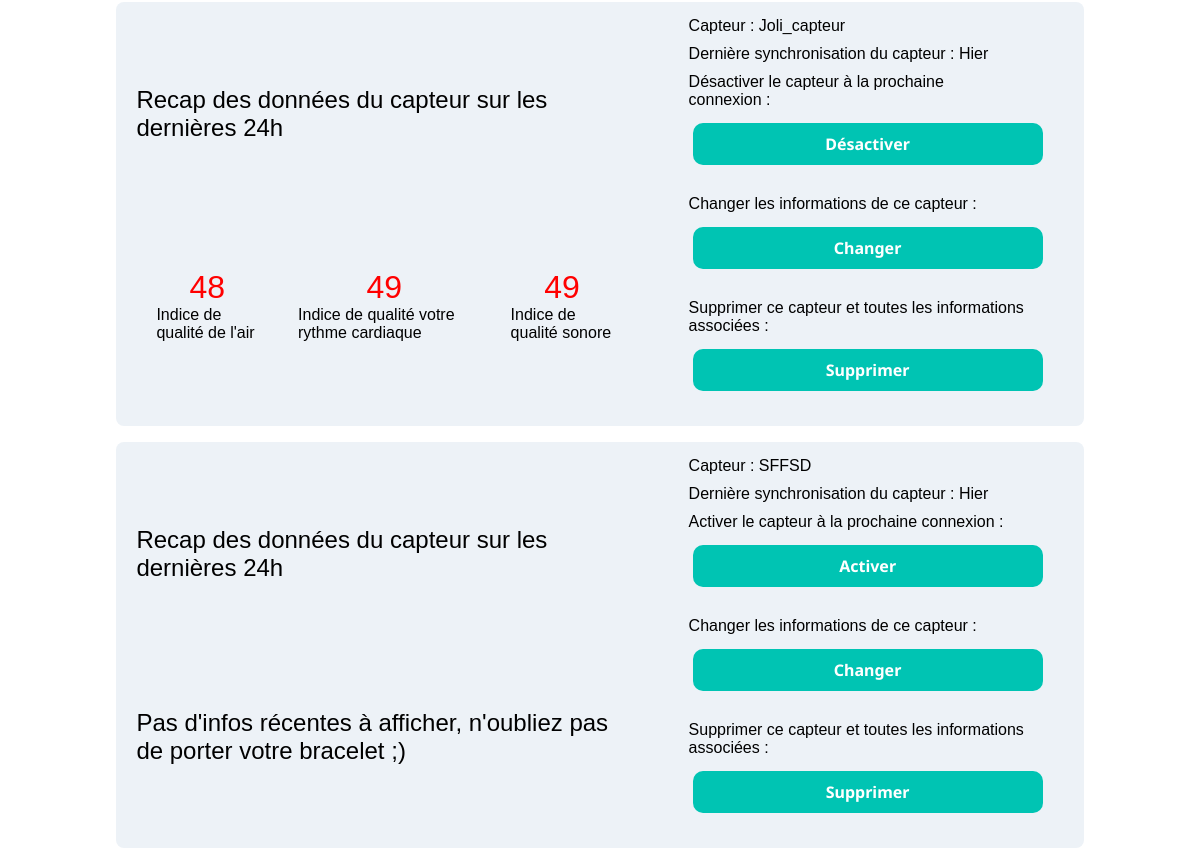
Before: /moncompte/ (signed in, middle part) with the older database file.
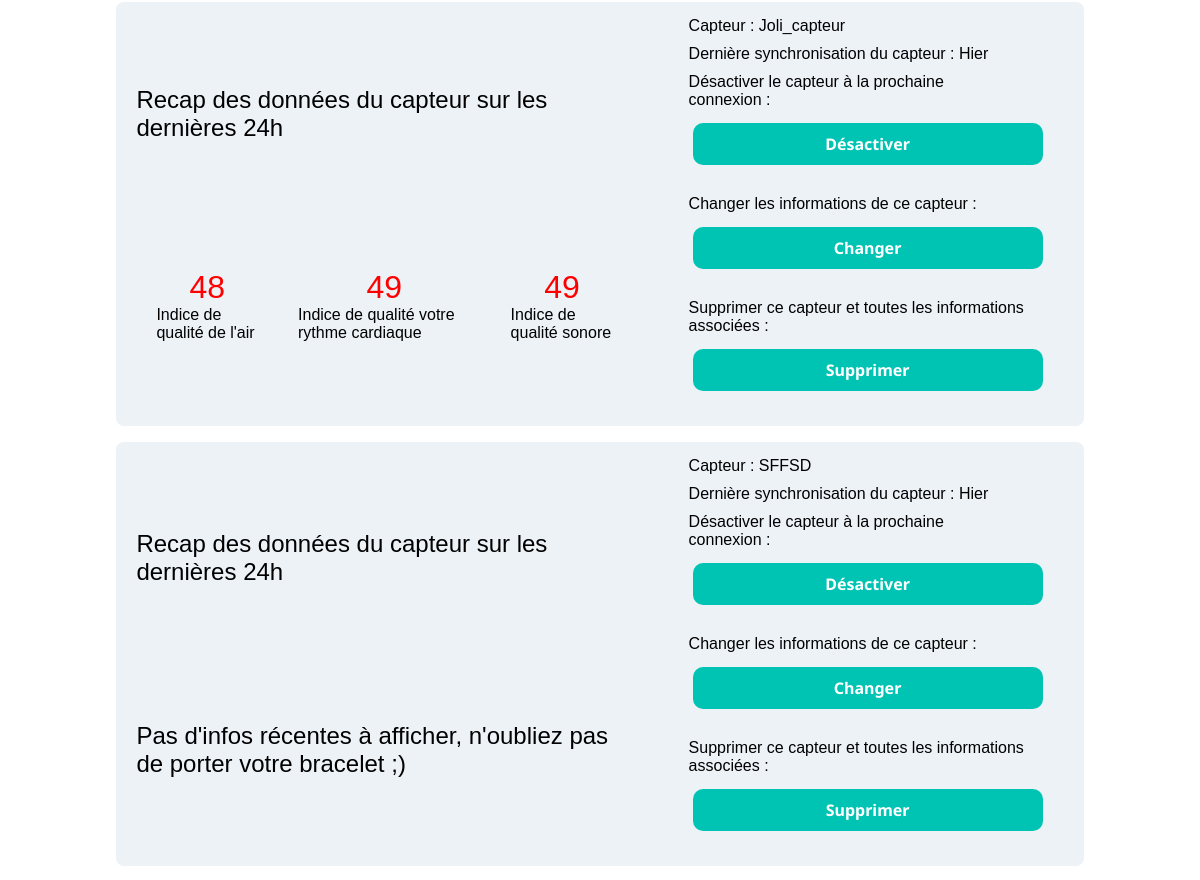
After: the same page with the newer database file.
### tables this page shows
CREATE TABLE `capteurs` (
  `id_sql` int(11) NOT NULL,
  `id` text NOT NULL,
  `status` int(11) NOT NULL,
  `owner` int(11) DEFAULT NULL,
  `name` text NOT NULL
);

### app/core/Controller.php (called while the page is built, shortened)
<?php
class Controller
{
    public function model($model)
    {
        return new $model();
    }
    public function view($view, $data = [])
    {
        require_once '../app/views/' . $view . '.php';
    }
}

### app/core/App.php (called while the page is built, shortened)
<?php
class App
{
    protected $method = 'index';
    public function __construct()
    {
        $url = $this->parseUrl();
        if (isset($url[0]) && file_exists('../app/controllers/' .  $url[0] . '.php')) {
            $this->controller = $url[0];
            unset($url[0]);
        }
        $this->controller = new $this->controller;
        $this->params = $url ? array_values($url) : [];
        call_user_func_array([$this->controller, $this->method], $this->params);
    }
    public function parseURL()
    {
        if (isset($_GET['url'])) {
            return explode('/', filter_var(rtrim($_GET['url'], '/'), FILTER_SANITIZE_URL));
        }
    }
}

### public/index.php (called while the page is built, shortened)
<?php
$app = new App;

### app/models/Database.php (called while the page is built, shortened)
<?php
class Database
{
    protected $db;
    protected $results;
    public function connect()
    {
        $dbuser = getenv('DB_USERNAME');
        $dbpass =  getenv("DB_PASSWORD");
        $dbport = getenv('DB_PORT');
        $dbname =  getenv("DB_NAME");
        $dbhost =  getenv("DB_HOST");
        $this->db = new mysqli($dbhost . ":" . $dbport, $dbuser, $dbpass, $dbname) or die("Connect failed: %s\n" . $this->db->error);
    }
    public function select_fields($selected_fields, $table, $where_column, $where_value)
    {
        $stmt = mysqli_prepare($this->db, "SELECT " . implode(", ", $selected_fields) . " FROM $table WHERE $where_column=?");
        mysqli_stmt_bind_param($stmt, "s", $where_value);
        mysqli_stmt_execute($stmt);
        $result = $stmt->get_result();
        $rows = $result->fetch_all(MYSQLI_ASSOC);
        $this->results = $rows;
    }
    public function return_list()
    {
        return $this->results;
    }
}

### app/views/moncompte/index.php (the view, shortened to what this page needs)
<?php
$css = "/css/";
?>
<link rel="stylesheet" href="<?= $css ?>moncompte.css">
<link rel="stylesheet" href="https://cdnjs.cloudflare.com/ajax/libs/font-awesome/6.2.0/css/all.min.css" />
<html>
<body>
   <div class="flex">
      <div class="big-fb">
         <?php
         foreach ($data["capteurs"] as  $capteur) {
         ?><div class="mid-mid-fb">
               <div class="diagram">
                  <div class="ajout_text">
                     Recap des données du capteur sur les dernières 24h
                  </div>
                  <div class="results">
                     <?php
                     if (!empty(end($data["airq"][$capteur["id_sql"]]))) {
                        foreach (end($data["airq"][$capteur["id_sql"]]) as $key => $donnee) {
                           $score = (int) $donnee; ?>
                           <div class='nano-fb'>
                              <?php
                              if ($score >= 0) {
                                 echo "<score class='red result_text'>$score</score>";
                              } else if ($score >= 50) {
                                 echo "<score class='yellow result_text'> $score</score>";
                              } else if ($score >= 75) {
                                 echo "<score class='green result_text'> $score</score>";
                              }
                              if ($key == "air") {
                                 echo "<div> Indice de qualité de l'air</div>";
                              } else if ($key == "db") {
                                 echo "<div> Indice de qualité sonore</div>";
                              } else if ($key == "cardiac") {
                                 echo "<div> Indice de qualité votre rythme cardiaque</div>";
                              } else
                              ?>
                           </div>
                     <?php
                     }
                  } else {
                     echo "<score class=' result_text_empty'>Pas d'infos récentes à afficher, n'oubliez pas de porter votre bracelet ;)</score>";
                  } ?>
                  </div>
               </div>
               <div class="mid-fb">
                  <div class="mini-fb">
                     Capteur :
                     <?php if (!isset($capteur["name"]) || $capteur["name"] == "") {
                        echo $capteur["id"];
                     } else {
                        echo $capteur["name"];
                     } ?>
                  </div>
                  <div class="mini-fb">
                     Dernière synchronisation du capteur&nbsp: Hier
                  </div>
                  <div class="mini-fb">
                     <?php if (isset($capteur["status"]) && $capteur["status"] == 1) {
                        echo "Désactiver le capteur à la prochaine connexion&nbsp:";
                     } else {
                        echo "Activer le capteur à la prochaine connexion&nbsp:";
                     } ?>
                  </div>
                  <div class="mini-fb">
                     <form action="/moncompte/togglecapteur" method="POST">
                        <button type="submit" name="submit" class="button">
                           <?php if (isset($capteur["status"]) && $capteur["status"] == 1) {
                           ?><input type="hidden" name="status" value="<?= $capteur["status"] ?> ">
                           <?php
                              echo "Désactiver";
                           } else {
                              echo "Activer";
                           } ?></button>
                     </form>
                  </div>
                  <div class="mini-fb">
                     Changer les informations de ce capteur&nbsp:
                  </div>
                  <div class="mini-fb">
                     <form action="/moncompte/editcapteur" method="POST">
                        <button type="submit" name="submit" class="button">Changer</button>
                     </form>
                  </div>
                  <div class="mini-fb">
                     Supprimer ce capteur et toutes les informations associées&nbsp:
                  </div>
                  <div class="mini-fb">
                     <form action="/moncompte/delcapteur" method="POST">
                        <button type="submit" name="submit" class="button">Supprimer</button>
                     </form>
                  </div>
               </div>
            </div>
         <?php } ?>
      </div>
</body>
</html>

### app/controllers/moncompte.php (shortened to what this page needs)
<?php
class Moncompte extends Controller
{
    public function index($param = "void")
    {
        if (!isset($_SESSION["id"])) {
            header("Location: /login/");
            exit();
        } else {
            $db = new Database;
            $db->select_fields(["email", "prenom", "nom", "creation", "verified", "admin"], "users", "id", $_SESSION["id"]);
            $db_list = $db->return_list();
            $user = $db_list[0];
            $db = new Database;
            $db->select_fields(["id", "id_sql", "name", "status"], "capteurs", "owner", $_SESSION["id"]);
            $cpt_list = $db->return_list();
            $avg_fordays = [];
            foreach ($cpt_list as $capteur) {
                $db = new Database;
                $db->select_fields(["time", "location", "airq_air", "airq_db", "airq_cardiac"], "capteurs_qualite", "capteur_id", $capteur["id_sql"]);
                $res = $db->return_list();
                $average = new Averager;
                $avg_fordays[$capteur["id_sql"]] = $average->fromArray($res);
            }
            $this->view('header_footer/header');
            $this->view('moncompte/index', ["user" => $user, "capteurs" => $cpt_list, "airq" => $avg_fordays, "param" => $param]);
            $this->view('header_footer/footer');
        }
    }
}

### app/views/header_footer/header.php (shortened to what this page needs)
<?php $css = "/css/" ?>
<?php $js = "/js/" ?>
<link rel="stylesheet" href="<?= $css ?>header.css">
<link rel="stylesheet" href="https://cdnjs.cloudflare.com/ajax/libs/font-awesome/6.2.0/css/all.min.css" />
<link rel="stylesheet" href="<?= $js ?>app_v2.js">

### app/views/header_footer/footer.php (shortened to what this page needs)
<?php $css = "../../../css/" ?>
<link rel="stylesheet" href="<?= $css ?>header_footer.css">

### public/css/moncompte.css (style rules this page uses)
body { font-family: "Noto Sans", sans-serif; background-color: rgb(255, 255, 255); }
.flex { min-height: calc(100vh - 197px); }
.mini-fb { display: flex; flex-direction: row; padding: 5px; }
.diagram { display: flex; flex-direction: column; justify-content: space-around; align-items: center; padding: 10px; }
.results { display: flex; flex-direction: row; justify-content: space-around; align-items: space-around; }
.result_text { font-size: 2em; }
.result_text_empty { font-size: 1.5em; }
.ajout_text { font-size: 1.5em; padding-right: 40px; }
.nano-fb { display: flex; flex-direction: column; padding: 0 20px; justify-content: center; align-items: center; }
.red { color: red; }
.mid-fb { padding: 0 40px; max-width: 350px; }
.mid-mid-fb { display: flex; flex-direction: row; background-color: #edf2f7; margin: 8px; border-radius: 8px; justify-content: space-between; width: 80%; padding: 10px; }
.big-fb { display: flex; flex-direction: column; justify-content: space-around; align-items: center; }
body { font-family: "Nunito Sans", sans-serif; }
.button { border: none; color: white; padding: 10px 80px; text-align: center; text-decoration: none; display: inline-block; font-size: 16px; margin: 4px 4px; cursor: pointer; }
.button { padding: 10px; width: 350px; font-family: "Noto Sans", sans-serif; font-weight: bold; border: none; color: white; background-color: #00c4b3; padding-top: 10px; padding-bottom: 10px; padding-left: 30px; padding-right: 30px; border-radius: 10px; transition: background-color 250ms ease-in-out; transition: color 250ms ease-in-out; }

Changed rows visible on the page:
changed capteurs "SFFSD": status "Activer le capteur à la prochaine connexion : Activer" → "Désactiver le capteur à la prochaine connexion : Désactiver"
